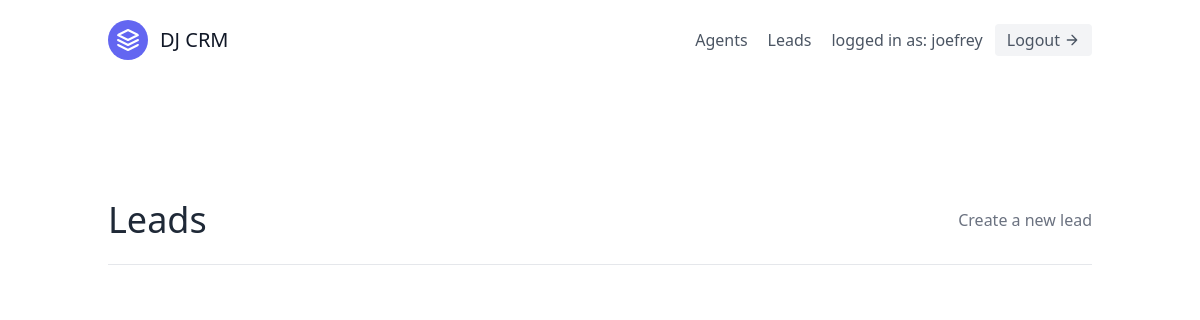
The app's page /leads/ (signed in), older data.
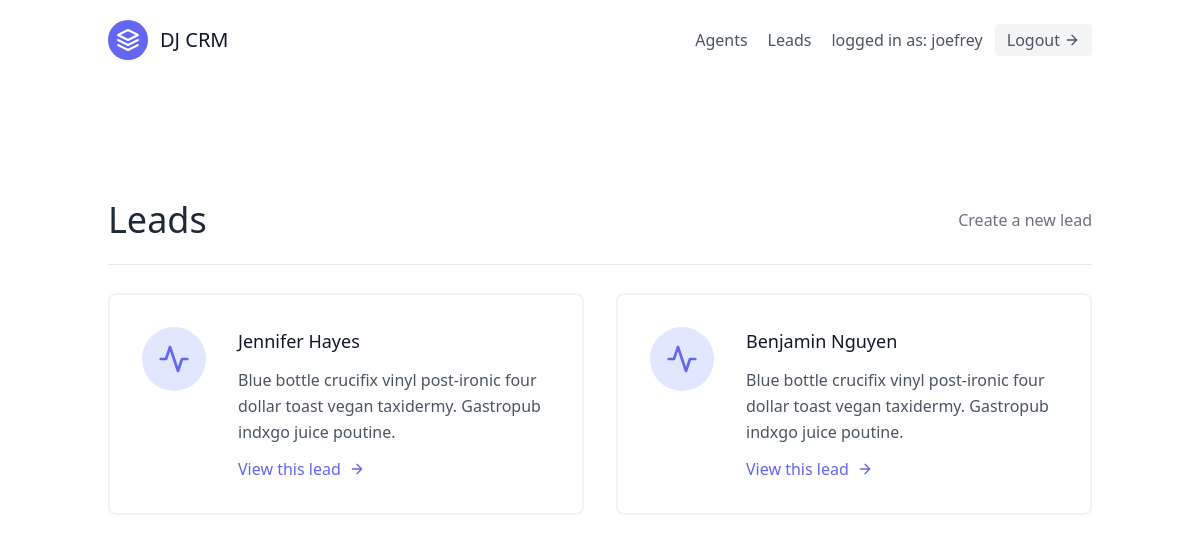
The same page, newer data.
### leads/models.py (models this page shows, shortened)
class User(AbstractUser):
  is_organizer = models.BooleanField(default=True)
  is_agent = models.BooleanField(default=False)

class Lead(models.Model):
  first_name = models.CharField(max_length=20)
  last_name = models.CharField(max_length=20)
  age = models.IntegerField(default=0)
  organization = models.ForeignKey(UserProfile, on_delete=models.CASCADE)
  agent = models.ForeignKey("Agent",  null=True, blank=True, on_delete=models.SET_NULL)

### leads/views.py (the view)
# urls.py: path('', LeadListView.as_view(), name="lead-list"),
class LeadListView(LoginRequiredMixin, generic.ListView):
  template_name = "leads/lead_list.html"
  context_object_name = 'leads'
  def get_queryset(self):
    user = self.request.user
    if user.is_organizer:
      queryset = Lead.objects.filter(organization=user.userprofile)
    else:
      queryset = Lead.objects.filter(organization=user.agent.organization)
      queryset = queryset.filter(agent__user=user)
    return queryset

### leads/templates/leads/lead_list.html (shortened to what this page needs)
{% extends 'base.html' %}
{% block content %}
<section class="text-gray-600 body-font">
  <div class="container px-5 py-24 mx-auto flex flex-wrap">
    <div class="flex w-full mb-7 items-center justify-between py-6 border-b border-gray-200">
      <div>
        <h1 class="text-4xl text-gray-800">Leads</h1>
      </div>
      <div>
        {% if request.user.is_organizer %}
        <a href="{% url 'leads:lead-create' %}" class="text-gray-500 hover:text-blue-500">Create a new lead</a>
        {% endif %}
      </div>
    </div>
    <div class="flex flex-wrap -m-4">
      {% for lead in leads %}
      <div class="p-4 lg:w-1/2 md:w-full">
        <div class="flex border-2 rounded-lg border-gray-200 border-opacity-50 p-8 sm:flex-row flex-col">
          <div class="w-16 h-16 sm:mr-8 sm:mb-0 mb-4 inline-flex items-center justify-center rounded-full bg-indigo-100 text-indigo-500 flex-shrink-0">
            <svg fill="none" stroke="currentColor" stroke-linecap="round" stroke-linejoin="round" stroke-width="2" class="w-8 h-8" viewBox="0 0 24 24">
              <path d="M22 12h-4l-3 9L9 3l-3 9H2"></path>
            </svg>
          </div>
          <div class="flex-grow">
            <h2 class="text-gray-900 text-lg title-font font-medium mb-3">{{ lead.first_name }} {{ lead.last_name }}</h2>
            <p class="leading-relaxed text-base">
              Blue bottle crucifix vinyl post-ironic four dollar toast vegan taxidermy. Gastropub indxgo juice poutine.
            </p>
            <a href="{% url 'leads:lead-detail' lead.pk %}" class="mt-3 text-indigo-500 inline-flex items-center">
              View this lead
              <svg fill="none" stroke="currentColor" stroke-linecap="round" stroke-linejoin="round" stroke-width="2" class="w-4 h-4 ml-2" viewBox="0 0 24 24">
                <path d="M5 12h14M12 5l7 7-7 7"></path>
              </svg>
            </a>
          </div>
        </div>
      </div>
      {% endfor %}
    </div>
  </div>
</section>
{% endblock content %}

### templates/base.html (shortened to what this page needs)
{% load static %}
<!DOCTYPE html>
<html lang="en">
<head>
  <link rel="stylesheet" href="{% static 'css/styles.css' %}">
  <script src="https://cdn.tailwindcss.com"></script>
</head>
<body>
  <div class="max-w-6xl mx-auto">
  {% include 'navbar.html' %}
  {% block content %}
  {% endblock content %}
  </div>
</body>
</html>

### templates/navbar.html (shortened to what this page needs)
<header class="text-gray-600 body-font">
  <div class="container mx-auto flex flex-wrap p-5 flex-col md:flex-row items-center">
    <a href="{% url 'landing-page' %}" class="flex title-font font-medium items-center text-gray-900 mb-4 md:mb-0">
      <svg xmlns="http://www.w3.org/2000/svg" fill="none" stroke="currentColor" stroke-linecap="round" stroke-linejoin="round" stroke-width="2" class="w-10 h-10 text-white p-2 bg-indigo-500 rounded-full" viewBox="0 0 24 24">
        <path d="M12 2L2 7l10 5 10-5-10-5zM2 17l10 5 10-5M2 12l10 5 10-5"></path>
      </svg>
      <span class="ml-3 text-xl">DJ CRM</span>
    </a>
    <nav class="md:ml-auto flex flex-wrap items-center text-base justify-center">
      {% if not request.user.is_authenticated %}
        <a href="{% url 'signup' %}" class="mr-5 hover:text-gray-900">Sign up</a>
      {% else %}
        {% if request.user.is_organizer %}
        <a href="{% url 'agents:agent-list' %}" class="mr-5 hover:text-gray-900">Agents</a>
        {% endif %}
        <a href="{% url 'leads:lead-list' %}" class="mr-5 hover:text-gray-900">Leads</a>
      {% endif %}
    </nav>
    {% if request.user.is_authenticated %}
      logged in as: {{ request.user.username }}
      <form method="post" action="{% url 'logout' %}">
      <button type="submit" class="ml-3 inline-flex items-center bg-gray-100 border-0 py-1 px-3 focus:outline-none hover:bg-gray-200 rounded text-base mt-4 md:mt-0">Logout
        <svg fill="none" stroke="currentColor" stroke-linecap="round" stroke-linejoin="round" stroke-width="2" class="w-4 h-4 ml-1" viewBox="0 0 24 24">
          <path d="M5 12h14M12 5l7 7-7 7"></path>
        </svg>
      </button>
    </form>
    {% endif %}
  </div>
</header>

### templates/scripts.html (shortened to what this page needs)
{% load static %}

Row changes from the older to the newer data that the page shows:
added Lead: first_name "Jennifer", last_name "Hayes"
added Lead: first_name "Benjamin", last_name "Nguyen"
